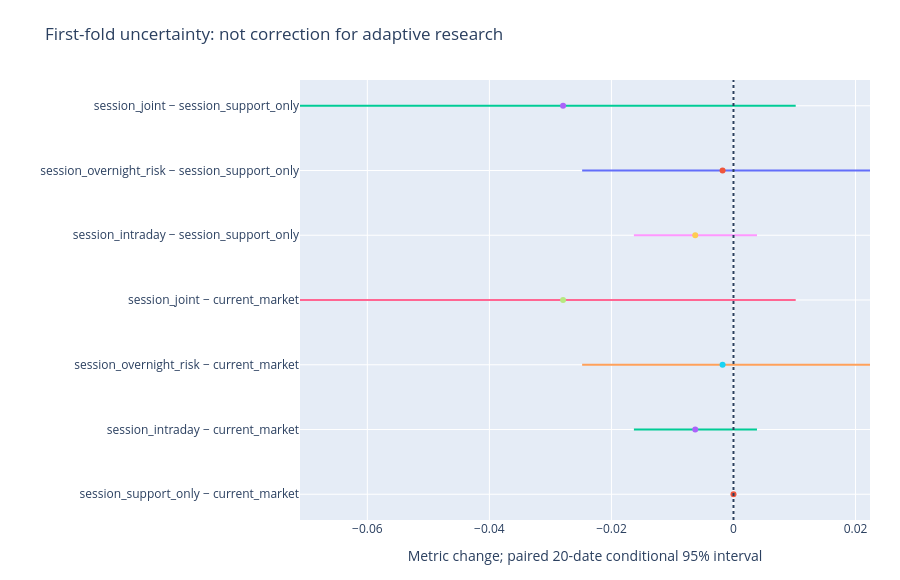

The notebook cell saved with this chart:
### Markdown cell above
## Uncertainty

### Code cell
figures[5][1].show(renderer='plotly_mimetype')

### Figure 1 — Plotly figure (JSON) as saved in the notebook; plotly's stock layout.template omitted (floating-point values rounded to 4 significant figures)
{"data": [{"mode": "lines", "showlegend": false, "type": "scatter", "x": [0, 0], "y": ["session_support_only − current_market", "session_support_only − current_market"]}, {"mode": "markers", "showlegend": false, "type": "scatter", "x": [0], "y": ["session_support_only − current_market"]}, {"mode": "lines", "showlegend": false, "type": "scatter", "x": [-0.01632, 0.003849], "y": ["session_intraday − current_market", "session_intraday − current_market"]}, {"mode": "markers", "showlegend": false, "type": "scatter", "x": [-0.006269], "y": ["session_intraday − current_market"]}, {"mode": "lines", "showlegend": false, "type": "scatter", "x": [-0.0248, 0.02237], "y": ["session_overnight_risk − current_market", "session_overnight_risk − current_market"]}, {"mode": "markers", "showlegend": false, "type": "scatter", "x": [-0.001787], "y": ["session_overnight_risk − current_market"]}, {"mode": "lines", "showlegend": false, "type": "scatter", "x": [-0.07104, 0.0102], "y": ["session_joint − current_market", "session_joint − current_market"]}, {"mode": "markers", "showlegend": false, "type": "scatter", "x": [-0.02793], "y": ["session_joint − current_market"]}, {"mode": "lines", "showlegend": false, "type": "scatter", "x": [-0.01632, 0.003849], "y": ["session_intraday − session_support_only", "session_intraday − session_support_only"]}, {"mode": "markers", "showlegend": false, "type": "scatter", "x": [-0.006269], "y": ["session_intraday − session_support_only"]}, {"mode": "lines", "showlegend": false, "type": "scatter", "x": [-0.0248, 0.02237], "y": ["session_overnight_risk − session_support_only", "session_overnight_risk − session_support_only"]}, {"mode": "markers", "showlegend": false, "type": "scatter", "x": [-0.001787], "y": ["session_overnight_risk − session_support_only"]}, {"mode": "lines", "showlegend": false, "type": "scatter", "x": [-0.07104, 0.0102], "y": ["session_joint − session_support_only", "session_joint − session_support_only"]}, {"mode": "markers", "showlegend": false, "type": "scatter", "x": [-0.02793], "y": ["session_joint − session_support_only"]}], "layout": {"height": 580, "legend": {"title": {"text": ""}}, "margin": {"b": 60, "l": 300, "r": 30, "t": 80}, "shapes": [{"line": {"dash": "dot"}, "type": "line", "x0": 0, "x1": 0, "xref": "x", "y0": 0, "y1": 1, "yref": "y domain"}], "title": {"text": "First-fold uncertainty: not correction for adaptive research"}, "xaxis": {"title": {"text": "Metric change; paired 20-date conditional 95% interval"}}}}
